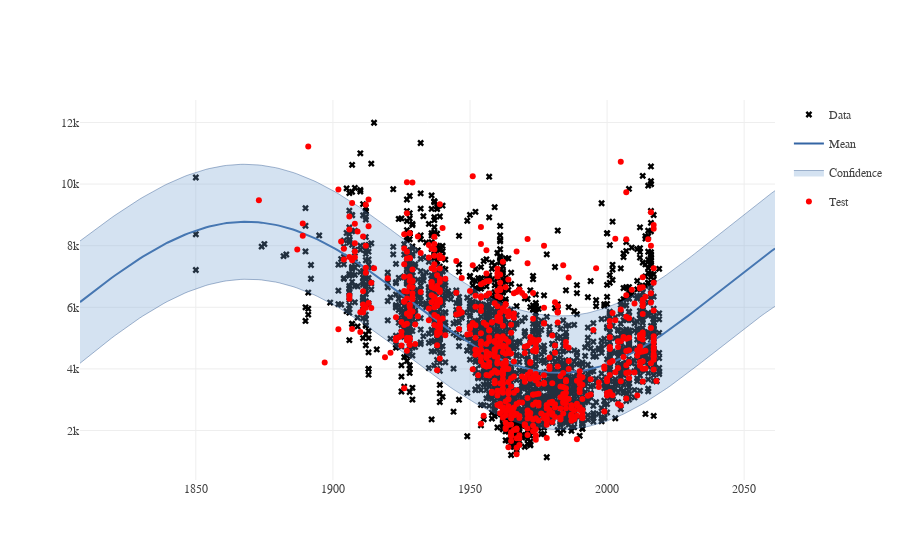

Notebook code cell kept with this figure:
### Markdown cell above
### GP for price prediction per year
Let's do this boys: http://nbviewer.jupyter.org/github/SheffieldML/notebook/blob/master/GPy/sampling_hmc.ipynb
And some other stuff from here: http://nbviewer.jupyter.org/github/SheffieldML/notebook/blob/master/GPy/index.ipynb

### Code cell
X_train = np.array(train_data[['year']])
Y_train = np.array(train_data['price_per_square_meter'])[:, None]

X_test = np.array(test_data[['year']])
Y_test = np.array(test_data['price_per_square_meter'])[:, None]

kernel = GPy.kern.RBF(input_dim=X_train.shape[1], variance=10., lengthscale=1.) 

m = GPy.models.GPRegression(X_train, Y_train, kernel)
m.optimize(messages=True)

model_information(m, X_test, Y_test, plot_test_data = True)

### Figure 1 — Plotly figure (JSON) as saved in the notebook; plotly's stock layout.template omitted (floating-point values rounded to 4 significant figures; data arrays with more than 128 entries replaced by an {"elided": "..."} marker saying what was removed)
{"data": [{"marker": {"color": "black", "colorscale": null, "symbol": "x"}, "mode": "markers", "name": "Data", "showlegend": true, "type": "scatter", "x": {"elided": "2661 int values"}, "xaxis": "x1", "y": {"elided": "2661 int values"}, "yaxis": "y1"}, {"line": {"color": "#3465a4", "width": 2}, "mode": "lines", "name": "Mean", "showlegend": true, "type": "scatter", "x": {"elided": "200 float values"}, "xaxis": "x1", "y": {"elided": "200 float values"}, "yaxis": "y1"}, {"fillcolor": "rgba(114, 159, 207, 0.3)", "legendgroup": "Confidence_fill_(1,1)", "line": {"color": "#204a87", "width": 0.4}, "mode": "lines", "name": "Confidence", "opacity": 0.3, "showlegend": false, "type": "scatter", "x": {"elided": "200 float values"}, "xaxis": "x1", "y": {"elided": "200 float values"}, "yaxis": "y1"}, {"fill": "tonextx", "fillcolor": "rgba(114, 159, 207, 0.3)", "legendgroup": "Confidence_fill_(1,1)", "line": {"color": "#204a87", "width": 0.4}, "mode": "lines", "name": "Confidence", "opacity": 0.3, "showlegend": true, "type": "scatter", "x": {"elided": "200 float values"}, "xaxis": "x1", "y": {"elided": "200 float values"}, "yaxis": "y1"}, {"marker": {"color": "red", "colorscale": null}, "mode": "markers", "name": "Test", "showlegend": true, "type": "scatter", "x": {"elided": "666 int values"}, "y": {"elided": "666 int values"}}], "layout": {"font": {"family": "Raleway, sans-serif"}, "showlegend": true, "xaxis1": {"anchor": "y1", "domain": [0, 1]}, "yaxis1": {"anchor": "x1", "domain": [0, 1]}}}
